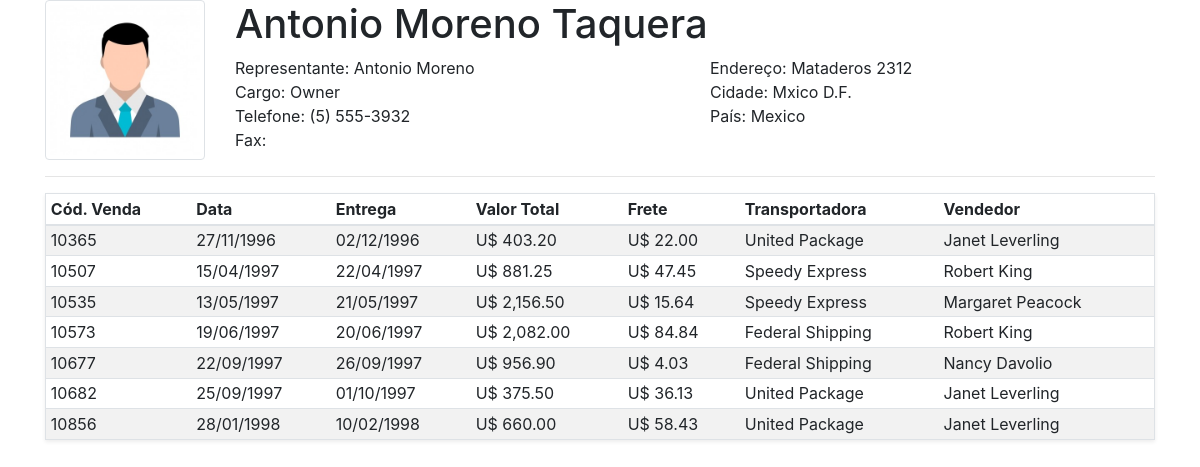
/Painel.php?idPg=11&tbl=customers&column=CustomerID&id=ANTON, run on the app's committed database.
### tables this page shows
CREATE TABLE IF NOT EXISTS `customers` (
  `CustomerID` varchar(5) NOT NULL,
  `CompanyName` varchar(40) NOT NULL,
  `ContactName` varchar(30) DEFAULT NULL,
  `ContactTitle` varchar(30) DEFAULT NULL,
  `Address` varchar(60) DEFAULT NULL,
  `City` varchar(15) DEFAULT NULL,
  `Region` varchar(15) DEFAULT NULL,
  `PostalCode` varchar(10) DEFAULT NULL,
  `Country` varchar(15) DEFAULT NULL,
  `Phone` varchar(24) DEFAULT NULL,
  `Fax` varchar(24) DEFAULT NULL,
  PRIMARY KEY (`CustomerID`),
  KEY `City` (`City`),
  KEY `CompanyName` (`CompanyName`),
  KEY `PostalCode` (`PostalCode`),
  KEY `Region` (`Region`)
);

CREATE TABLE IF NOT EXISTS `orders` (
  `OrderID` int(11) NOT NULL AUTO_INCREMENT,
  `CustomerID` varchar(5) DEFAULT NULL,
  `EmployeeID` int(11) DEFAULT NULL,
  `OrderDate` datetime DEFAULT NULL,
  `RequiredDate` datetime DEFAULT NULL,
  `ShippedDate` datetime DEFAULT NULL,
  `ShipVia` int(11) DEFAULT NULL,
  `Freight` decimal(10,4) DEFAULT '0.0000',
  `ShipName` varchar(40) DEFAULT NULL,
  `ShipAddress` varchar(60) DEFAULT NULL,
  `ShipCity` varchar(15) DEFAULT NULL,
  `ShipRegion` varchar(15) DEFAULT NULL,
  `ShipPostalCode` varchar(10) DEFAULT NULL,
  `ShipCountry` varchar(15) DEFAULT NULL,
  PRIMARY KEY (`OrderID`),
  KEY `OrderDate` (`OrderDate`),
  KEY `ShippedDate` (`ShippedDate`),
  KEY `ShipPostalCode` (`ShipPostalCode`),
  KEY `FK_Orders_Customers` (`CustomerID`),
  KEY `FK_Orders_Employees` (`EmployeeID`),
  KEY `FK_Orders_Shippers` (`ShipVia`)
);

CREATE TABLE IF NOT EXISTS `shippers` (
  `ShipperID` int(11) NOT NULL AUTO_INCREMENT,
  `CompanyName` varchar(40) NOT NULL,
  `Phone` varchar(24) DEFAULT NULL,
  PRIMARY KEY (`ShipperID`)
);

CREATE TABLE IF NOT EXISTS `employees` (
  `EmployeeID` int(11) NOT NULL AUTO_INCREMENT,
  `LastName` varchar(20) NOT NULL,
  `FirstName` varchar(10) NOT NULL,
  `Title` varchar(30) DEFAULT NULL,
  `TitleOfCourtesy` varchar(25) DEFAULT NULL,
  `BirthDate` datetime DEFAULT NULL,
  `HireDate` datetime DEFAULT NULL,
  `Address` varchar(60) DEFAULT NULL,
  `City` varchar(15) DEFAULT NULL,
  `Region` varchar(15) DEFAULT NULL,
  `PostalCode` varchar(10) DEFAULT NULL,
  `Country` varchar(15) DEFAULT NULL,
  `HomePhone` varchar(24) DEFAULT NULL,
  `Extension` varchar(4) DEFAULT NULL,
  `Photo` longblob,
  `Notes` mediumtext NOT NULL,
  `ReportsTo` int(11) DEFAULT NULL,
  `PhotoPath` varchar(255) DEFAULT NULL,
  `Salary` float DEFAULT NULL,
  PRIMARY KEY (`EmployeeID`),
  KEY `LastName` (`LastName`),
  KEY `PostalCode` (`PostalCode`),
  KEY `FK_Employees_Employees` (`ReportsTo`)
);

### FuncoesDAO.php (called while the page is built, shortened)
<?php
function consultarPorId($vConn, $tbl, $column, $id){
    $sqlCliente = "Select * from $tbl where $column like '$id'";
    $rsCliente = mysqli_query($vConn, $sqlCliente) or die(mysqli_error($vConn));
    return $rsCliente;
}
function listarVendasCliente($vConn, $id){
    $sqlVendas = "Select * from orders O, employees E, Shippers S where O.CustomerId like '$id' and O.EmployeeID = E.EmployeeID and O.ShipVia = S.ShipperID";
    $rsVendas = mysqli_query($vConn, $sqlVendas) or die(mysqli_error($vConn));
    return $rsVendas;
}
function calcularCompra($vConn, $idVenda){
    $sqlTotal = "SELECT sum(OD.UnitPrice * OD.Quantity) as total FROM Orderdetails OD,";
    $sqlTotal .= "Orders O where OD.orderid = O.orderid and O.orderid = $idVenda";
    $rsTotal = mysqli_query($vConn, $sqlTotal) or die(mysqli_error($vConn));
    $tblTotal = mysqli_fetch_array($rsTotal);
    return $tblTotal['total'];
}
function corrigirData($tmpData){
    $vData = explode("-", $tmpData);
    $vDia = explode(" ", $vData[2]);
    return $vDia[0] . "/" . $vData[1] . "/" . $vData[0];
}
?>

### InfoCliente.php (the view)
<?php
$id = $_GET['id'];
$tbl = $_GET['tbl'];
$column = $_GET['column'];
$rsCliente = consultarPorId($vConn, $tbl, $column, $id);
$rsVenda = listarVendasCliente($vConn, $id);
$tblCliente = mysqli_fetch_array($rsCliente);
?>
<div class="row">
    <div class="col-lg-2">
        <img src="img/user.jpg" class="img-thumbnail">
    </div>
    <div class="col-lg-10">
        <div class="row">
            <div class="col-lg-12">
                <h1><?= $tblCliente['CompanyName'] ?></h1>
            </div>
        </div>
        <div class="row">
            <div class="col-lg-6">
                Representante: <?= $tblCliente['ContactName'] ?><br>
                Cargo: <?= $tblCliente['ContactTitle'] ?><br>
                Telefone: <?= $tblCliente['Phone'] ?><br>
                Fax: <?= $tblCliente['Fax'] ?><br>
            </div>
            <div class="col-lg-6">
                Endereço: <?= $tblCliente['Address'] ?><br>
                Cidade: <?= $tblCliente['City'] ?><br>
                País: <?= $tblCliente['Country'] ?><br>
            </div>
        </div>
    </div>
</div>
        <hr>
        <table class="table table-sm table-striped shadow-sm border">
            <thead>
                    <th>Cód. Venda</th>
                    <th>Data</th>
                    <th>Entrega</th>
                    <th>Valor Total</th>
                    <th>Frete</th>
                    <th>Transportadora</th>
                    <th>Vendedor</th>
            </thead>
            <tbody>
                <?php
                while ($tblVenda = mysqli_fetch_array($rsVenda)) {
                    ?>
                    <tr>
                        <td><?= $tblVenda['OrderID'] ?></td>
                        <td><?= corrigirData($tblVenda['OrderDate']) ?></td>
                        <td><?= corrigirData($tblVenda['ShippedDate']) ?></td>
                        <td>U$ <?=number_format(calcularCompra($vConn, $tblVenda['OrderID']),2) ?></td>
                        <td>U$ <?= number_format($tblVenda['Freight'], 2) ?></td>
                        <td><?= $tblVenda['CompanyName'] ?></td>
                        <td><?= $tblVenda['FirstName'] . " " . $tblVenda['LastName'] ?></td>
                    </tr>
                <?php } ?>
            </tbody>
        </table>

### data on the page
customers: CompanyName "Antonio Moreno Taquera", ContactName "Antonio Moreno", ContactTitle "Owner", Phone "(5) 555-3932", Address "Mataderos 2312", City "Mxico D.F.", Country "Mexico"
orders: OrderID "10365", OrderDate "27/11/1996", ShippedDate "02/12/1996", OrderID "403.20", Freight "22.00", shippers.CompanyName "United Package", EmployeeID.FirstName "Janet", EmployeeID.LastName "Leverling"
orders: OrderID "10507", OrderDate "15/04/1997", ShippedDate "22/04/1997", OrderID "881.25", Freight "47.45", shippers.CompanyName "Speedy Express", EmployeeID.FirstName "Robert", EmployeeID.LastName "King"
orders: OrderID "10535", OrderDate "13/05/1997", ShippedDate "21/05/1997", OrderID "2,156.50", Freight "15.64", shippers.CompanyName "Speedy Express", EmployeeID.FirstName "Margaret", EmployeeID.LastName "Peacock"
orders: OrderID "10573", OrderDate "19/06/1997", ShippedDate "20/06/1997", OrderID "2,082.00", Freight "84.84", shippers.CompanyName "Federal Shipping", EmployeeID.FirstName "Robert", EmployeeID.LastName "King"
orders: OrderID "10677", OrderDate "22/09/1997", ShippedDate "26/09/1997", OrderID "956.90", Freight "4.03", shippers.CompanyName "Federal Shipping", EmployeeID.FirstName "Nancy", EmployeeID.LastName "Davolio"
orders: OrderID "10682", OrderDate "25/09/1997", ShippedDate "01/10/1997", OrderID "375.50", Freight "36.13", shippers.CompanyName "United Package", EmployeeID.FirstName "Janet", EmployeeID.LastName "Leverling"
orders: OrderID "10856", OrderDate "28/01/1998", ShippedDate "10/02/1998", OrderID "660.00", Freight "58.43", shippers.CompanyName "United Package", EmployeeID.FirstName "Janet", EmployeeID.LastName "Leverling"
